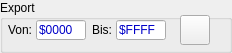
  <widget class="QGroupBox" name="ExportGroup">
   <property name="geometry">
    <rect>
     <x>10</x>
     <y>616</y>
     <width>232</width>
     <height>53</height>
    </rect>
   </property>
   <property name="title">
    <string>Export</string>
   </property>
   <widget class="QLabel" name="label_export_von">
    <property name="geometry">
     <rect>
      <x>8</x>
      <y>22</y>
      <width>25</width>
      <height>16</height>
     </rect>
    </property>
    <property name="text">
     <string>Von:</string>
    </property>
   </widget>
   <widget class="QLineEdit" name="ExportStartIn">
    <property name="geometry">
     <rect>
      <x>36</x>
      <y>20</y>
      <width>50</width>
      <height>20</height>
     </rect>
    </property>
    <property name="styleSheet">
     <string notr="true">color: rgb(0, 0, 200);</string>
    </property>
    <property name="text">
     <string notr="true">$0000</string>
    </property>
   </widget>
   <widget class="QLabel" name="label_export_bis">
    <property name="geometry">
     <rect>
      <x>92</x>
      <y>22</y>
      <width>21</width>
      <height>16</height>
     </rect>
    </property>
    <property name="text">
     <string>Bis:</string>
    </property>
   </widget>
   <widget class="QLineEdit" name="ExportEndIn">
    <property name="geometry">
     <rect>
      <x>116</x>
      <y>20</y>
      <width>50</width>
      <height>20</height>
     </rect>
    </property>
    <property name="styleSheet">
     <string notr="true">color: rgb(0, 0, 200);</string>
    </property>
    <property name="text">
     <string notr="true">$FFFF</string>
    </property>
   </widget>
   <widget class="QPushButton" name="ExportDisAss">
    <property name="geometry">
     <rect>
      <x>180</x>
      <y>15</y>
      <width>30</width>
      <height>30</height>
     </rect>
    </property>
    <property name="toolTip">
     <string>Export als Disassembler-Listing oder PRG</string>
    </property>
    <property name="statusTip">
     <string/>
    </property>
    <property name="text">
     <string notr="true"/>
    </property>
    <property name="icon">
     <iconset resource="emu64.qrc">
      <normaloff>:/grafik/export-24x24.png</normaloff>:/grafik/export-24x24.png</iconset>
    </property>
    <property name="iconSize">
     <size>
      <width>22</width>
      <height>22</height>
     </size>
    </property>
   </widget>
  </widget>
